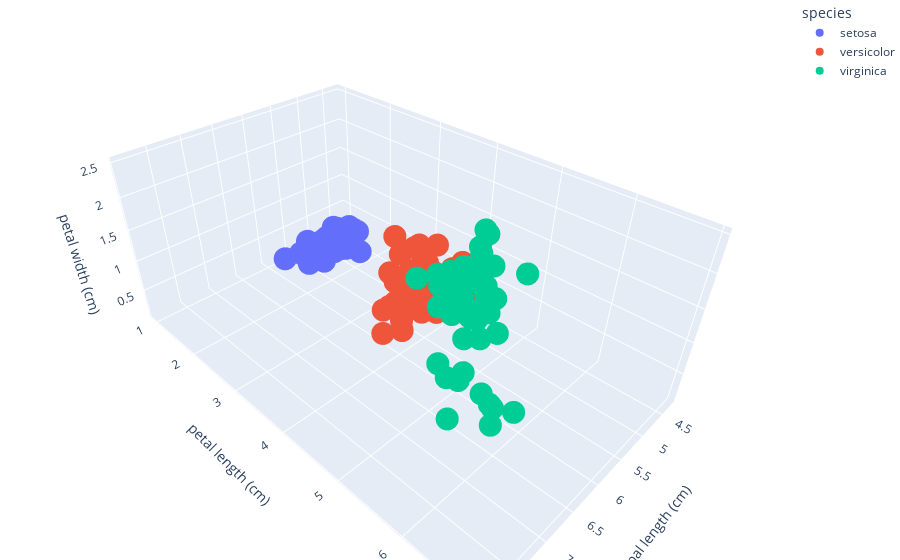

Notebook cell for this chart:
### Code cell
import plotly.express as px

fig = px.scatter_3d(
    df, 
    x="sepal length (cm)", 
    y="petal length (cm)",
    z="petal width (cm)",
    color="species"
)

fig.update_layout(margin=dict(l=0,b=0,t=0))

### Figure 1 — Plotly figure (JSON) as saved in the notebook; plotly's stock layout.template omitted (floating-point values rounded to 4 significant figures)
{"data": [{"hovertemplate": "species=setosa<br>sepal length (cm)=%{x}<br>petal length (cm)=%{y}<br>petal width (cm)=%{z}<extra></extra>", "legendgroup": "setosa", "marker": {"color": "#636efa", "symbol": "circle"}, "mode": "markers", "name": "setosa", "scene": "scene", "showlegend": true, "type": "scatter3d", "x": [5.1, 4.9, 4.7, 4.6, 5, 5.4, 4.6, 5, 4.4, 4.9, 5.4, 4.8, 4.8, 4.3, 5.8, 5.7, 5.4, 5.1, 5.7, 5.1, 5.4, 5.1, 4.6, 5.1, 4.8, 5, 5, 5.2, 5.2, 4.7, 4.8, 5.4, 5.2, 5.5, 4.9, 5, 5.5, 4.9, 4.4, 5.1, 5, 4.5, 4.4, 5, 5.1, 4.8, 5.1, 4.6, 5.3, 5], "y": [1.4, 1.4, 1.3, 1.5, 1.4, 1.7, 1.4, 1.5, 1.4, 1.5, 1.5, 1.6, 1.4, 1.1, 1.2, 1.5, 1.3, 1.4, 1.7, 1.5, 1.7, 1.5, 1, 1.7, 1.9, 1.6, 1.6, 1.5, 1.4, 1.6, 1.6, 1.5, 1.5, 1.4, 1.5, 1.2, 1.3, 1.4, 1.3, 1.5, 1.3, 1.3, 1.3, 1.6, 1.9, 1.4, 1.6, 1.4, 1.5, 1.4], "z": [0.2, 0.2, 0.2, 0.2, 0.2, 0.4, 0.3, 0.2, 0.2, 0.1, 0.2, 0.2, 0.1, 0.1, 0.2, 0.4, 0.4, 0.3, 0.3, 0.3, 0.2, 0.4, 0.2, 0.5, 0.2, 0.2, 0.4, 0.2, 0.2, 0.2, 0.2, 0.4, 0.1, 0.2, 0.2, 0.2, 0.2, 0.1, 0.2, 0.2, 0.3, 0.3, 0.2, 0.6, 0.4, 0.3, 0.2, 0.2, 0.2, 0.2]}, {"hovertemplate": "species=versicolor<br>sepal length (cm)=%{x}<br>petal length (cm)=%{y}<br>petal width (cm)=%{z}<extra></extra>", "legendgroup": "versicolor", "marker": {"color": "#EF553B", "symbol": "circle"}, "mode": "markers", "name": "versicolor", "scene": "scene", "showlegend": true, "type": "scatter3d", "x": [7, 6.4, 6.9, 5.5, 6.5, 5.7, 6.3, 4.9, 6.6, 5.2, 5, 5.9, 6, 6.1, 5.6, 6.7, 5.6, 5.8, 6.2, 5.6, 5.9, 6.1, 6.3, 6.1, 6.4, 6.6, 6.8, 6.7, 6, 5.7, 5.5, 5.5, 5.8, 6, 5.4, 6, 6.7, 6.3, 5.6, 5.5, 5.5, 6.1, 5.8, 5, 5.6, 5.7, 5.7, 6.2, 5.1, 5.7], "y": [4.7, 4.5, 4.9, 4, 4.6, 4.5, 4.7, 3.3, 4.6, 3.9, 3.5, 4.2, 4, 4.7, 3.6, 4.4, 4.5, 4.1, 4.5, 3.9, 4.8, 4, 4.9, 4.7, 4.3, 4.4, 4.8, 5, 4.5, 3.5, 3.8, 3.7, 3.9, 5.1, 4.5, 4.5, 4.7, 4.4, 4.1, 4, 4.4, 4.6, 4, 3.3, 4.2, 4.2, 4.2, 4.3, 3, 4.1], "z": [1.4, 1.5, 1.5, 1.3, 1.5, 1.3, 1.6, 1, 1.3, 1.4, 1, 1.5, 1, 1.4, 1.3, 1.4, 1.5, 1, 1.5, 1.1, 1.8, 1.3, 1.5, 1.2, 1.3, 1.4, 1.4, 1.7, 1.5, 1, 1.1, 1, 1.2, 1.6, 1.5, 1.6, 1.5, 1.3, 1.3, 1.3, 1.2, 1.4, 1.2, 1, 1.3, 1.2, 1.3, 1.3, 1.1, 1.3]}, {"hovertemplate": "species=virginica<br>sepal length (cm)=%{x}<br>petal length (cm)=%{y}<br>petal width (cm)=%{z}<extra></extra>", "legendgroup": "virginica", "marker": {"color": "#00cc96", "symbol": "circle"}, "mode": "markers", "name": "virginica", "scene": "scene", "showlegend": true, "type": "scatter3d", "x": [6.3, 5.8, 7.1, 6.3, 6.5, 7.6, 4.9, 7.3, 6.7, 7.2, 6.5, 6.4, 6.8, 5.7, 5.8, 6.4, 6.5, 7.7, 7.7, 6, 6.9, 5.6, 7.7, 6.3, 6.7, 7.2, 6.2, 6.1, 6.4, 7.2, 7.4, 7.9, 6.4, 6.3, 6.1, 7.7, 6.3, 6.4, 6, 6.9, 6.7, 6.9, 5.8, 6.8, 6.7, 6.7, 6.3, 6.5, 6.2, 5.9], "y": [6, 5.1, 5.9, 5.6, 5.8, 6.6, 4.5, 6.3, 5.8, 6.1, 5.1, 5.3, 5.5, 5, 5.1, 5.3, 5.5, 6.7, 6.9, 5, 5.7, 4.9, 6.7, 4.9, 5.7, 6, 4.8, 4.9, 5.6, 5.8, 6.1, 6.4, 5.6, 5.1, 5.6, 6.1, 5.6, 5.5, 4.8, 5.4, 5.6, 5.1, 5.1, 5.9, 5.7, 5.2, 5, 5.2, 5.4, 5.1], "z": [2.5, 1.9, 2.1, 1.8, 2.2, 2.1, 1.7, 1.8, 1.8, 2.5, 2, 1.9, 2.1, 2, 2.4, 2.3, 1.8, 2.2, 2.3, 1.5, 2.3, 2, 2, 1.8, 2.1, 1.8, 1.8, 1.8, 2.1, 1.6, 1.9, 2, 2.2, 1.5, 1.4, 2.3, 2.4, 1.8, 1.8, 2.1, 2.4, 2.3, 1.9, 2.3, 2.5, 2.3, 1.9, 2, 2.3, 1.8]}], "layout": {"legend": {"title": {"text": "species"}, "tracegroupgap": 0}, "margin": {"b": 0, "l": 0, "t": 0}, "scene": {"domain": {"x": [0, 1], "y": [0, 1]}, "xaxis": {"title": {"text": "sepal length (cm)"}}, "yaxis": {"title": {"text": "petal length (cm)"}}, "zaxis": {"title": {"text": "petal width (cm)"}}}}}
